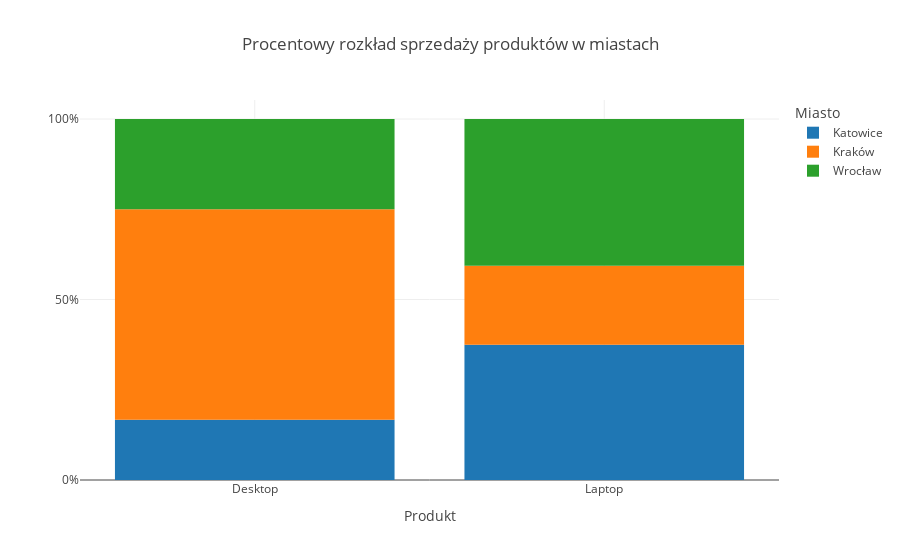

Notebook cell for this chart:
### Code cell
fig = px.bar(nowy_df, x="Produkt", y="Procentowy_udział_produkt", color="Miasto",
             title="Procentowy rozkład sprzedaży produktów w miastach",
             category_orders={"Produkt": ["Desktop", "Laptop"]}, template="gridon")

fig.update_layout(yaxis=dict(tickmode='array', tickvals=[0, 50, 100], ticktext=['0%', '50%', '100%']))
fig.update_layout(yaxis_title='')
fig.show()

### Figure 1 — Plotly figure (JSON) as saved in the notebook; plotly's stock layout.template omitted (floating-point values rounded to 4 significant figures)
{"data": [{"alignmentgroup": "True", "hovertemplate": "Miasto=Katowice<br>Produkt=%{x}<br>Procentowy_udział_produkt=%{y}<extra></extra>", "legendgroup": "Katowice", "marker": {"color": "#1F77B4", "pattern": {"shape": ""}}, "name": "Katowice", "offsetgroup": "Katowice", "orientation": "v", "showlegend": true, "textposition": "auto", "type": "bar", "x": ["Desktop", "Laptop"], "xaxis": "x", "y": [16.67, 37.5], "yaxis": "y"}, {"alignmentgroup": "True", "hovertemplate": "Miasto=Kraków<br>Produkt=%{x}<br>Procentowy_udział_produkt=%{y}<extra></extra>", "legendgroup": "Kraków", "marker": {"color": "#FF7F0E", "pattern": {"shape": ""}}, "name": "Kraków", "offsetgroup": "Kraków", "orientation": "v", "showlegend": true, "textposition": "auto", "type": "bar", "x": ["Desktop", "Laptop"], "xaxis": "x", "y": [58.33, 21.88], "yaxis": "y"}, {"alignmentgroup": "True", "hovertemplate": "Miasto=Wrocław<br>Produkt=%{x}<br>Procentowy_udział_produkt=%{y}<extra></extra>", "legendgroup": "Wrocław", "marker": {"color": "#2CA02C", "pattern": {"shape": ""}}, "name": "Wrocław", "offsetgroup": "Wrocław", "orientation": "v", "showlegend": true, "textposition": "auto", "type": "bar", "x": ["Desktop", "Laptop"], "xaxis": "x", "y": [25, 40.62], "yaxis": "y"}], "layout": {"barmode": "relative", "legend": {"title": {"text": "Miasto"}, "tracegroupgap": 0}, "title": {"text": "Procentowy rozkład sprzedaży produktów w miastach"}, "xaxis": {"anchor": "y", "categoryarray": ["Desktop", "Laptop"], "categoryorder": "array", "domain": [0, 1], "title": {"text": "Produkt"}}, "yaxis": {"anchor": "x", "domain": [0, 1], "tickmode": "array", "ticktext": ["0%", "50%", "100%"], "tickvals": [0, 50, 100], "title": {"text": ""}}}}
